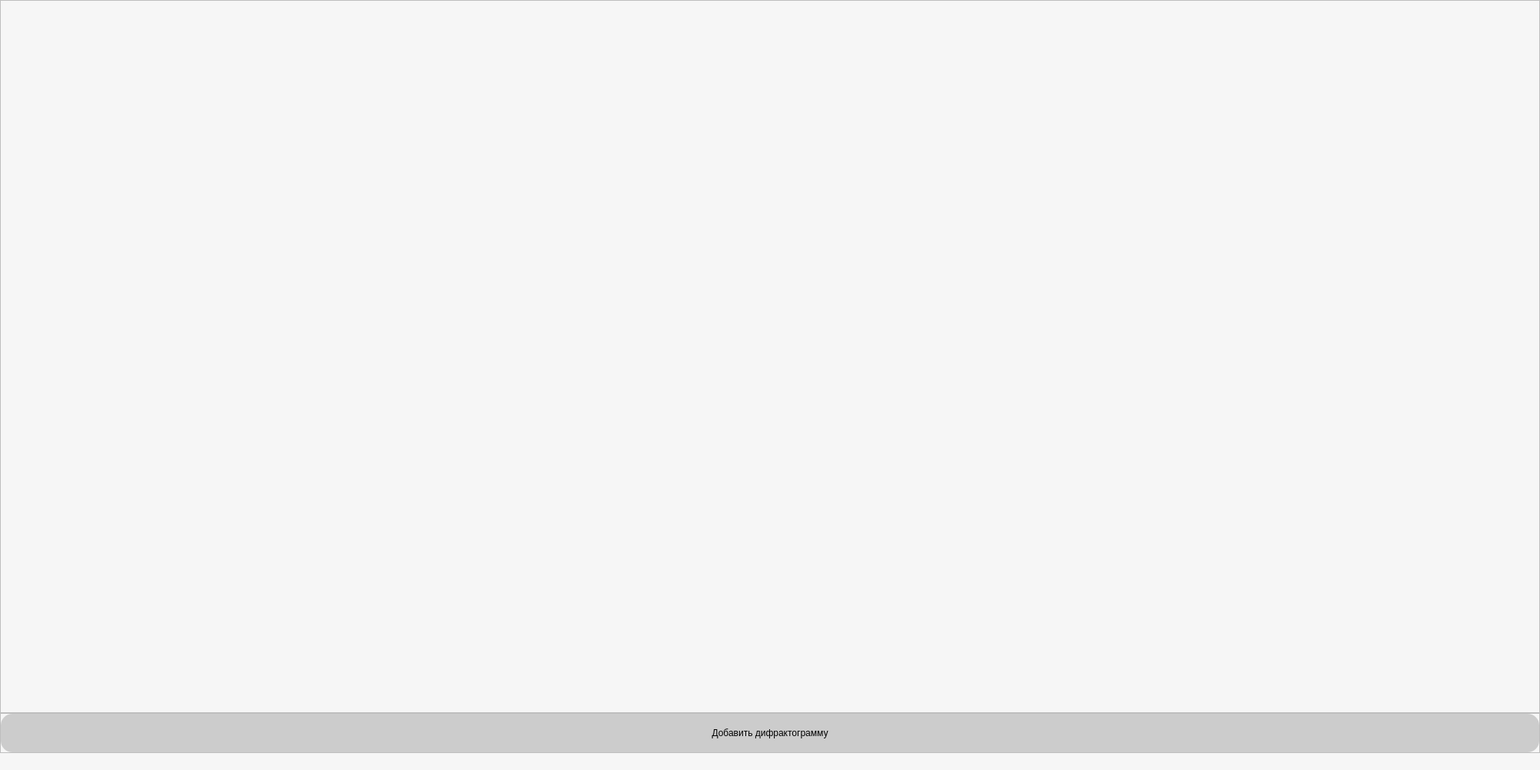
<?xml version="1.0" encoding="UTF-8"?>
<ui version="4.0">
 <class>MainWindow</class>
 <widget class="QMainWindow" name="MainWindow">
  <property name="geometry">
   <rect>
    <x>0</x>
    <y>0</y>
    <width>2000</width>
    <height>1000</height>
   </rect>
  </property>
  <property name="sizePolicy">
   <sizepolicy hsizetype="Maximum" vsizetype="Maximum">
    <horstretch>0</horstretch>
    <verstretch>0</verstretch>
   </sizepolicy>
  </property>
  <property name="minimumSize">
   <size>
    <width>0</width>
    <height>0</height>
   </size>
  </property>
  <property name="windowTitle">
   <string>MainWindow</string>
  </property>
  <property name="styleSheet">
   <string notr="true">background-color: #f6f6f6</string>
  </property>
  <widget class="QWidget" name="centralwidget">
   <property name="sizePolicy">
    <sizepolicy hsizetype="Fixed" vsizetype="Fixed">
     <horstretch>0</horstretch>
     <verstretch>0</verstretch>
    </sizepolicy>
   </property>
   <property name="styleSheet">
    <string notr="true">background-color: #f6f6f6</string>
   </property>
   <layout class="QVBoxLayout" name="verticalLayout">
    <property name="spacing">
     <number>0</number>
    </property>
    <property name="sizeConstraint">
     <enum>QLayout::SetDefaultConstraint</enum>
    </property>
    <property name="leftMargin">
     <number>0</number>
    </property>
    <property name="topMargin">
     <number>0</number>
    </property>
    <property name="rightMargin">
     <number>0</number>
    </property>
    <property name="bottomMargin">
     <number>0</number>
    </property>
    <item>
     <widget class="QFrame" name="frame">
      <property name="sizePolicy">
       <sizepolicy hsizetype="Expanding" vsizetype="Expanding">
        <horstretch>0</horstretch>
        <verstretch>100</verstretch>
       </sizepolicy>
      </property>
      <property name="styleSheet">
       <string notr="true">background-color: #f6f6f6;
padding-bottom: 5px</string>
      </property>
      <property name="frameShape">
       <enum>QFrame::StyledPanel</enum>
      </property>
      <property name="frameShadow">
       <enum>QFrame::Raised</enum>
      </property>
      <property name="lineWidth">
       <number>1</number>
      </property>
     </widget>
    </item>
    <item alignment="Qt::AlignBottom">
     <widget class="QFrame" name="frame_2">
      <property name="sizePolicy">
       <sizepolicy hsizetype="Expanding" vsizetype="Expanding">
        <horstretch>0</horstretch>
        <verstretch>0</verstretch>
       </sizepolicy>
      </property>
      <property name="styleSheet">
       <string notr="true">background-color: #f6f6f6
</string>
      </property>
      <property name="frameShape">
       <enum>QFrame::StyledPanel</enum>
      </property>
      <property name="frameShadow">
       <enum>QFrame::Raised</enum>
      </property>
      <layout class="QHBoxLayout" name="horizontalLayout">
       <property name="spacing">
        <number>7</number>
       </property>
       <property name="leftMargin">
        <number>0</number>
       </property>
       <property name="topMargin">
        <number>0</number>
       </property>
       <property name="rightMargin">
        <number>0</number>
       </property>
       <property name="bottomMargin">
        <number>0</number>
       </property>
       <item>
        <widget class="QPushButton" name="pushButton">
         <property name="sizePolicy">
          <sizepolicy hsizetype="Expanding" vsizetype="Expanding">
           <horstretch>0</horstretch>
           <verstretch>100</verstretch>
          </sizepolicy>
         </property>
         <property name="minimumSize">
          <size>
           <width>0</width>
           <height>50</height>
          </size>
         </property>
         <property name="styleSheet">
          <string notr="true">border: none;
border-radius: 15px;
font: 75 15pt &quot;Roboto&quot;;
background-color: #CCCCCC</string>
         </property>
         <property name="text">
          <string>Добавить дифрактограмму</string>
         </property>
        </widget>
       </item>
      </layout>
     </widget>
    </item>
   </layout>
  </widget>
  <widget class="QStatusBar" name="statusbar"/>
 </widget>
 <resources/>
 <connections/>
</ui>
